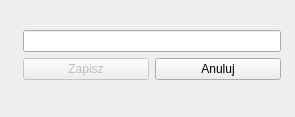
<?xml version="1.0" encoding="UTF-8"?>
<ui version="4.0">
 <class>dlg_equipment</class>
 <widget class="QDialog" name="dlg_equipment">
  <property name="geometry">
   <rect>
    <x>0</x>
    <y>0</y>
    <width>295</width>
    <height>117</height>
   </rect>
  </property>
  <property name="windowTitle">
   <string>Dialog</string>
  </property>
  <widget class="QWidget" name="formLayoutWidget">
   <property name="geometry">
    <rect>
     <x>10</x>
     <y>10</y>
     <width>271</width>
     <height>105</height>
    </rect>
   </property>
   <layout class="QFormLayout" name="formLayout">
    <property name="bottomMargin">
     <number>20</number>
    </property>
    <item row="1" column="0">
     <widget class="QLabel" name="lbl_equip">
      <property name="text">
       <string/>
      </property>
     </widget>
    </item>
    <item row="1" column="1">
     <widget class="QLineEdit" name="led_equip">
      <property name="sizePolicy">
       <sizepolicy hsizetype="Expanding" vsizetype="Fixed">
        <horstretch>0</horstretch>
        <verstretch>0</verstretch>
       </sizepolicy>
      </property>
     </widget>
    </item>
    <item row="2" column="1">
     <layout class="QHBoxLayout" name="horizontalLayout_2">
      <item>
       <widget class="QPushButton" name="btn_save">
        <property name="enabled">
         <bool>false</bool>
        </property>
        <property name="text">
         <string>Zapisz</string>
        </property>
       </widget>
      </item>
      <item>
       <widget class="QPushButton" name="btn_cancel">
        <property name="text">
         <string>Anuluj</string>
        </property>
       </widget>
      </item>
     </layout>
    </item>
    <item row="0" column="1">
     <widget class="QLabel" name="lbl_error">
      <property name="text">
       <string/>
      </property>
     </widget>
    </item>
   </layout>
  </widget>
 </widget>
 <resources/>
 <connections/>
</ui>
